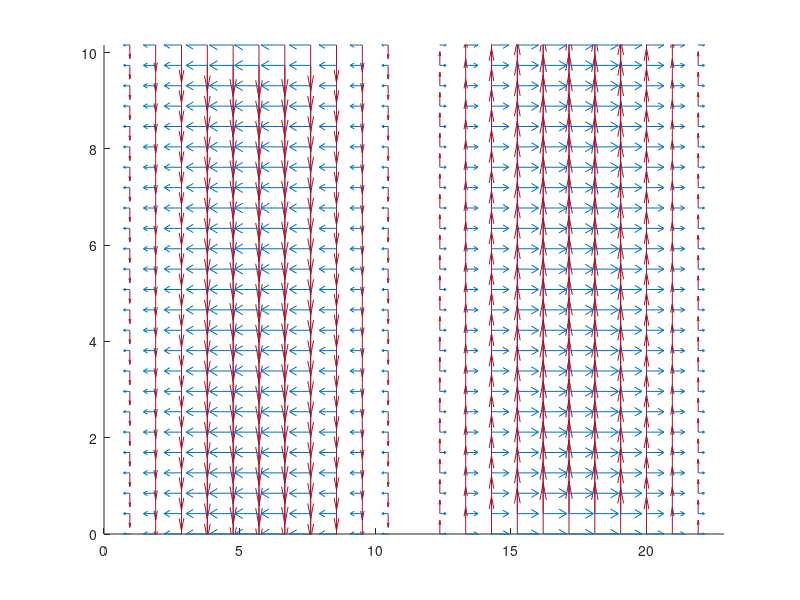

Here is the MATLAB script that generated this plot: (Note: this script raises an error after producing the figure.)
clc; clear; close all;

%% Constants
mu0 = 4*pi*10^-7;
eps0 = 8.854*10^-12;
c0 = 1/sqrt(mu0*eps0);

%% Parameters
a = 22.86*10^-3; %0.9 inches
b = 10.16*10^-3; %0.4 inches
length = 14*10^-2; %5.5 inches
freq = 8.5*10^9; %8.5GHz, well within band
w = freq*2*pi;
er = 1; %permittivity of inside material
k = w/(c0*sqrt(er));

res = 25; %resolution of image


%% TE Mode
m = 2;
n = 0;
A = 1; % magnitude
eigenm = m*pi/a;
eigenn = n*pi/b;

x = linspace(0,a,res);
test = x;
y = linspace(0,b,res);
z = 0;

[x,y] = meshgrid(x,y);

kc = sqrt(eigenm^2 + eigenn^2);
beta = sqrt(k^2 - kc^2);

%Electric Field Equations
Ex = 1j*w*mu0*n*pi/(b*kc^2)*A*cos(eigenm.*x).*sin(eigenn.*y).*exp(-1j*beta*z);
Ey= -1j*w*mu0*m*pi/(a*kc^2)*A*sin(eigenm.*x).*cos(eigenn.*y).*exp(-1j*beta*z);

%Magnetic Field Equations
Hx = 1j*beta*m*pi/(a*kc^2)*A*sin(eigenm.*x).*cos(eigenn.*y).*exp(-1j*beta*z);
Hy = 1j*beta*n*pi/(b*k^2)*A*cos(eigenm.*x).*sin(eigenn.*y).*exp(-1j*beta*z);

%% TE Plotting
% Front View
figure();
hold on
quiver(x.*10^3,y.*10^3,imag(Ex),imag(Ey),1.1,'color','#A2142F')
xlim([0 a*10^3])
ylim([0 b*10^3])
%title ("E-Field $TM_{"+string(m)+string(n)+"}$"','Interpreter','latex')
% xlabel('x-position [mm]','Interpreter','latex')
% ylabel('y-position [mm]','Interpreter','latex')

quiver(x.*10^3,y.*10^3,real(Hx),real(Hy),'color','#0072BD')

title ("$TE_{"+string(m)+string(n)+"}$",'Interpreter','latex')
xlabel('x-position [mm]','Interpreter','latex')
ylabel('y-position [mm]','Interpreter','latex')

legend('E-Field','H-Field')

%% TM Mode
m = 2;
n = 1;
B = 1; % magnitude
eigenm = m*pi/a;
eigenn = n*pi/b;

x = linspace(0,a,res);
y = linspace(0,b,res);
z=0;
[x,y] = meshgrid(x,y);


kc = sqrt(eigenm^2 + eigenn^2);
beta = sqrt(k^2 - kc^2);

Ex = -beta*m*pi*(a*kc^2)*B*cos(eigenm*x).*sin(eigenn.*y);
Ey= -beta*m*pi*(b*kc^2)*B*sin(eigenm*x).*cos(eigenn.*y);
Ez = B*sin(eigenm.*x).*sin(eigenn*y).*exp(-1j*beta*z);

Hx = w*er*n*pi/(b*kc^2)*B*sin(eigenm*x).*cos(eigenn.*y);
Hy = -w*er*n*pi/(a*k^2)*B*cos(eigenm*x).*sin(eigenn.*y);
Hz = 0;

%% TM Plotting
% Front View
figure();
hold on
quiver(x.*10^3,y.*10^3,imag(Ex),imag(Ey),'color','#A2142F')
% xlim([0 a*10^3])
% ylim([0 b*10^3])
% title ("E-Field $TM_{"+string(m)+string(n)+"}$",'Interpreter','latex')
% xlabel('x-position [mm]','Interpreter','latex')
% ylabel('y-position [mm]','Interpreter','latex')

quiver(x.*10^3,y.*10^3,real(Hx),real(Hy),'color','#0072BD')
xlim([0 a*10^3])
ylim([0 b*10^3])
title ("$TM_{"+string(m)+string(n)+"}$",'Interpreter','latex')
xlabel('x-position [mm]','Interpreter','latex')
ylabel('y-position [mm]','Interpreter','latex')
legend('E-Field','H-Field')




